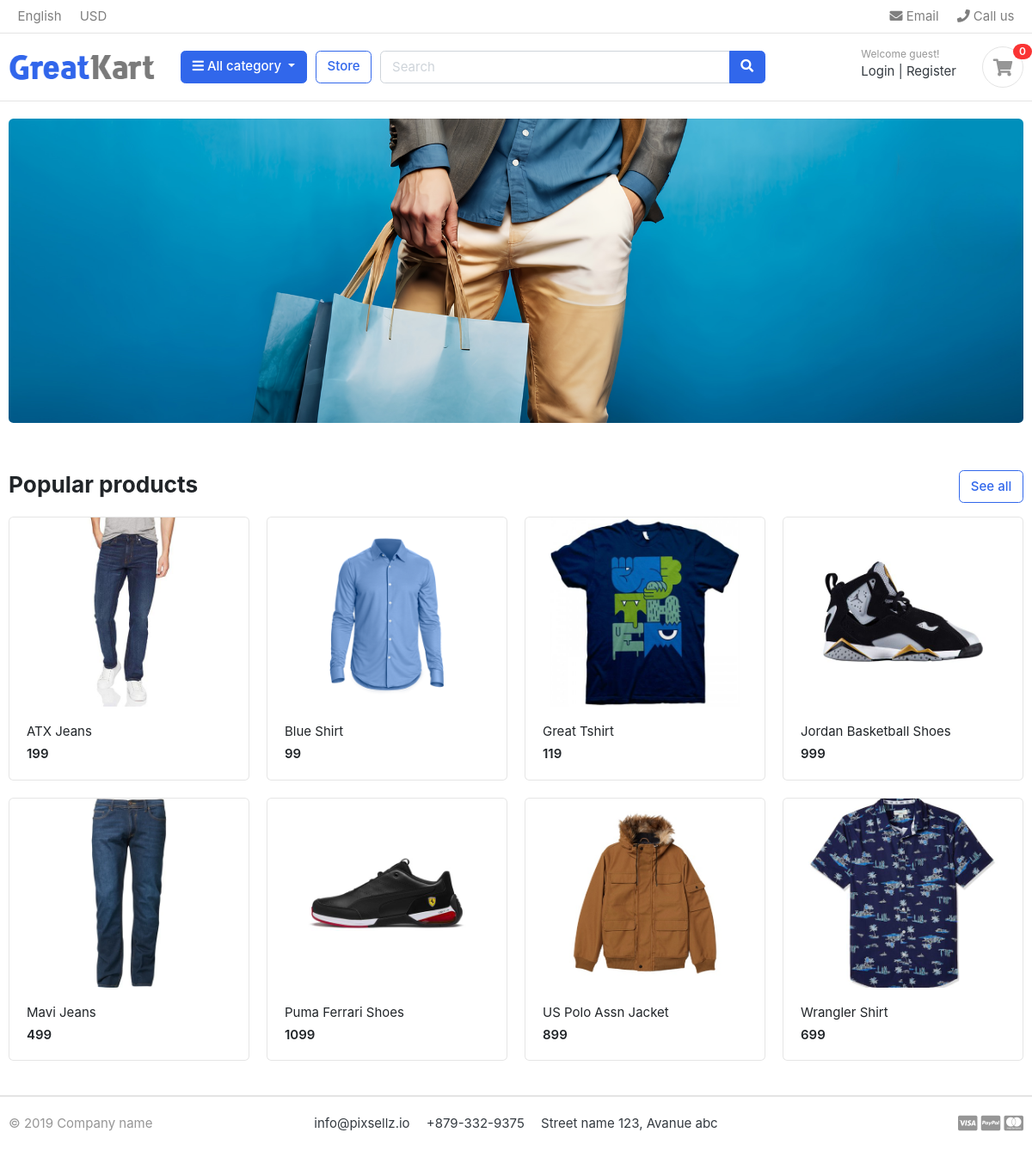
The page / on the database its author committed.
### store/models.py (models this page shows, shortened)
class Product(models.Model):
    product_name = models.CharField(max_length=200, unique=True)
    slug = models.SlugField(max_length=200, unique=True)
    description = models.TextField(max_length=500, blank=True)
    price = models.IntegerField()
    images = models.ImageField(upload_to='photos/products')
    stock = models.IntegerField()
    is_available = models.BooleanField(default=True)
    category = models.ForeignKey(Category, on_delete=models.CASCADE)
    created_date = models.DateTimeField(auto_now_add=True)
    modified_date = models.DateTimeField(auto_now=True)
    def get_url(self):
        return reverse('product_detail', args=[self.category.slug, self.slug])

### myProject/views.py (the view)
# urls.py: 2. Add a URL to urlpatterns:  path('', views.home, name='home')
def home(request):
    products = Product.objects.all().filter(is_available=True)
    context = {
        'products': products,
    }
    return render(request, 'home.html', context)

### carts/context_processors.py (called while the page is built)
def counter(request):
    cart_count = 0
    if 'admin' in request.path:
        return {}
    else:
        try:
            cart = Cart.objects.filter(cart_id=_cart_id(request))
            cart_items = CartItem.objects.all().filter(cart=cart[:1])
            for cart_item in cart_items:
                cart_count += cart_item.quantity
        except Cart.DoesNotExist:
            cart_count = 0
    return dict(cart_count=cart_count)

### carts/views.py (called while the page is built)
def _cart_id(request):
    cart = request.session.session_key
    if not cart:
        cart = request.session.create()
    return cart

### category/context_processors.py (called while the page is built)
def menu_links(request):
    links = Category.objects.all()
    return dict(links=links)

### category/models.py (called while the page is built)
    def get_url(self):
        return reverse('products_by_category', args=[self.slug])

### templates/home.html
{% extends 'base.html' %}
{% load static %}
{% block content %}
<section class="section-intro padding-y-sm">
<div class="container">
<div class="intro-banner-wrap">
	<img src="{% static 'images/banners/cover.jpg' %}" class="img-fluid rounded">
</div>
</div>
</section>
<section class="section-name padding-y-sm">
<div class="container">
<header class="section-heading">
	<a href="{% url 'store' %}" class="btn btn-outline-primary float-right">See all</a>
	<h3 class="section-title">Popular products</h3>
</header>
<div class="row">
	{% for product in products %}
	<div class="col-md-3">
		<div class="card card-product-grid">
			<a href="{{ product.get_url }}" class="img-wrap"> <img src="{{ product.images.url }}"> </a>
			<figcaption class="info-wrap">
				<a href="{{ product.get_url }}" class="title">{{ product.product_name }}</a>
				<div class="price mt-1">{{ product.price }}</div>
			</figcaption>
		</div>
	</div>
	{% endfor %}
</div>
</div>
</section>
</body>
</html>
{% endblock %}

### templates/base.html (shortened to what this page needs)
{% load static %}
<!DOCTYPE HTML>
<html lang="en">
<head>
    <link href="{% static 'css/bootstrap.css' %}" rel="stylesheet" type="text/css" />
    <link href="{% static 'fonts/fontawesome/css/all.min.css' %}" type="text/css" rel="stylesheet">
    <link href="{% static 'css/ui.css' %}" rel="stylesheet" type="text/css" />
    <link href="{% static 'css/responsive.css' %}" rel="stylesheet" media="only screen and (max-width: 1200px)" />
</head>
<body>
    {% include 'includes/navbar.html' %}
    {% block content %}{% endblock %}
    {% include 'includes/footer.html' %}
</body>
</html>

### templates/includes/navbar.html (shortened to what this page needs)
{% load static %}
<header class="section-header">
    <nav class="navbar p-md-0 navbar-expand-sm navbar-light border-bottom">
        <div class="container">
            <div class="collapse navbar-collapse" id="navbarTop4">
                <ul class="navbar-nav mr-auto">
                    <li class="nav-item dropdown">
                        <a href="#" class="nav-link"> English </a>
                    </li>
                    <li class="nav-item dropdown">
                        <a href="#" class="nav-link"> USD </a>
                    </li>
                </ul>
                <ul class="navbar-nav">
                    <li><a href="#" class="nav-link"> <i class="fa fa-envelope"></i> Email </a></li>
                    <li><a href="#" class="nav-link"> <i class="fa fa-phone"></i> Call us </a></li>
                </ul>
            </div>
        </div>
    </nav>
    <section class="header-main border-bottom">
        <div class="container">
            <div class="row align-items-center">
                <div class="col-lg-2 col-md-3 col-6">
                    <a href="{% url 'home' %}" class="brand-wrap">
                        <img class="logo" src="{% static './images/logo.png' %}">
                    </a>
                </div>
                <div class="col-lg col-sm col-md col-6 flex-grow-0">
                    <div class="category-wrap dropdown d-inline-block float-right">
                        <button type="button" class="btn btn-primary dropdown-toggle" data-toggle="dropdown">
                            <i class="fa fa-bars"></i> All category
                        </button>
                    </div>
                </div>
                <a href="{% url 'store' %}" class="btn btn-outline-primary">Store</a>
                <div class="col-lg  col-md-6 col-sm-12 col">
                    <form action="{% url 'search' %}" class="search" method="GET">
                        <div class="input-group w-100">
                            <input type="text" class="form-control" style="width:60%;" placeholder="Search" name="keyword">
                            <div class="input-group-append">
                                <button class="btn btn-primary" type="submit">
                                    <i class="fa fa-search"></i>
                                </button>
                            </div>
                        </div>
                    </form>
                </div>
                <div class="col-lg-3 col-sm-6 col-8 order-2 order-lg-3">
                    <div class="d-flex justify-content-end mb-3 mb-lg-0">
                        {% if user.id is not None %}
                        <div class="widget-header">
                            <small class="title text-muted">Welcome {{ user.first_name }}!</small>
                            <div>
                                <a href="#">Dashboard</a> <span class="dark-transp"> | </span>
                                <a href="{% url 'logout' %}">Logout</a>
                            </div>
                        </div>
                        {% else %}
                        <div class="widget-header">
                            <small class="title text-muted">Welcome guest!</small>
                            <div>
                                <a href="{% url 'login' %}">Login</a> <span class="dark-transp"> | </span>
                                <a href="{% url 'register' %}">Register</a>
                            </div>
                        </div>
                        {% endif %}
                        <a href="{% url 'cart' %}" class="widget-header pl-3 ml-3">
                            <div class="icon icon-sm rounded-circle border"><i class="fa fa-shopping-cart"></i>
                            </div>
                            <span class="badge badge-pill badge-danger notify">{{ cart_count }}</span>
                        </a>
                    </div>
                </div>
            </div>
        </div>
    </section>
</header>

### templates/includes/footer.html
<footer class="section-footer border-top">
	<div class="container">
		<section class="footer-bottom border-top row">
			<div class="col-md-2">
				<p class="text-muted"> &copy 2019 Company name </p>
			</div>
			<div class="col-md-8 text-md-center">
				<span  class="px-2">info@pixsellz.io</span>
				<span  class="px-2">+879-332-9375</span>
				<span  class="px-2">Street name 123, Avanue abc</span>
			</div>
			<div class="col-md-2 text-md-right text-muted">
				<i class="fab fa-lg fa-cc-visa"></i>
				<i class="fab fa-lg fa-cc-paypal"></i>
				<i class="fab fa-lg fa-cc-mastercard"></i>
			</div>
		</section>
	</div>
</footer>

### static/css/ui.css (style rules this page uses)
html { font-family: "Inter", sans-serif; font-size: 15px; }
.img-wrap { text-align: center; display: block; }
.img-wrap img { max-width: 100%; }
.icon-xs, .icon-sm, .icon-md, .icon-lg { display: inline-block; text-align: center; flex-shrink: 0; flex-grow: 0; }
.icon-sm { width: 48px; height: 48px; line-height: 48px !important; font-size: 20px; }
.padding-y-sm { padding-top: 20px; padding-bottom: 20px; }
.section-heading { margin-bottom: 20px; margin-top: 15px; }
.section-title { color: #212529; }
p:last-child { margin-bottom: 0; }
.header-main { position: relative; padding-top: 1rem; padding-bottom: 1rem; }
.brand-wrap .logo, .navbar-brand .logo { margin-right: 7px; max-height: 42px; display: inline-block; }
.widget-header { display: inline-block; vertical-align: middle; position: relative; }
.widget-header a { color: #343a40; }
.widget-header i { color: #969696; }
.widget-header .title { display: block; }
.widget-header .notify { position: absolute; top: -3px; right: -10px; }
.footer-bottom { padding-top: 20px; padding-bottom: 20px; }
[class*=card-product] a.title { color: #212529; display: block; }
[class*=card-product] .img-wrap { overflow: hidden; position: relative; }
[class*=card-product] .img-wrap img { height: 100%; max-width: 100%; width: auto; display: inline-block; -o-object-fit: cover; object-fit: cover; }
.card-product-grid { margin-bottom: 20px; }
.card-product-grid .img-wrap { border-radius: 0.2rem 0.2rem 0 0; height: 220px; }
.card-product-grid .info-wrap { overflow: hidden; padding: 18px 20px; }
.card .img-wrap { overflow: hidden; }
.notify { position: absolute; top: -4px; right: -10px; display: inline-block; padding: 0.25em 0.6em; font-size: 12px; line-height: 1; text-align: center; border-radius: 3rem; color: #fff; background-color: #fa3434; }
.price { font-weight: 600; color: #212529; }

### rows shown on the page
Product: images (picture), product_name "ATX Jeans", price "199"
Product: images (picture), product_name "Blue Shirt", price "99"
Product: images (picture), product_name "Great Tshirt", price "119"
Product: images (picture), product_name "Jordan Basketball Shoes", price "999"
Product: images (picture), product_name "Mavi Jeans", price "499"
Product: images (picture), product_name "Puma Ferrari Shoes", price "1099"
Product: images (picture), product_name "US Polo Assn Jacket", price "899"
Product: images (picture), product_name "Wrangler Shirt", price "699"

### other values the page prints
{{ cart_count }} "0"
